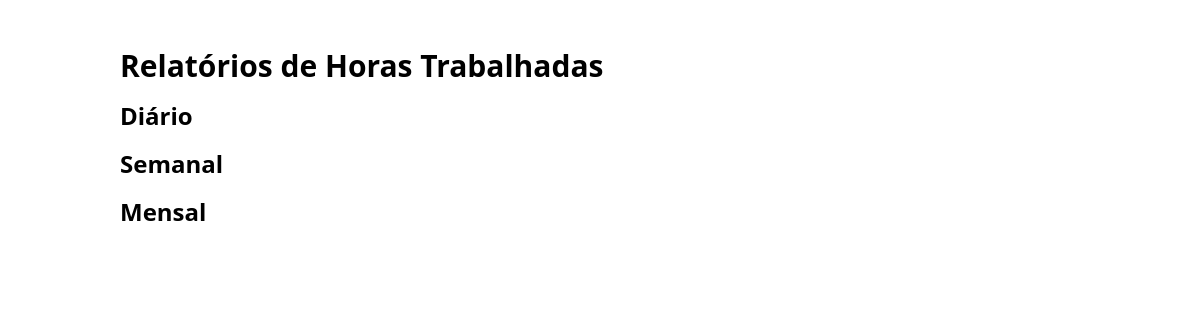
/attendance/report/ (signed in), run on an earlier commit of the app's database.
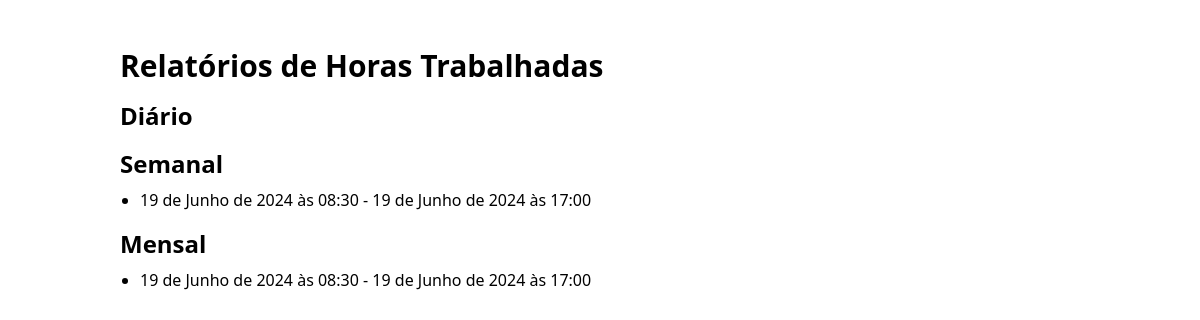
And on a later commit of the database.
### attendance/models.py (models this page shows, shortened)
class Punch(models.Model):
    user = models.ForeignKey(User, on_delete=models.CASCADE)
    punch_in_time = models.DateTimeField()
    punch_out_time = models.DateTimeField(null=True, blank=True)

### attendance/views.py (the view)
# urls.py: path('report/', views.report, name='report'),
@login_required
def report(request):
    punches = Punch.objects.filter(user=request.user)
    context = {
        'daily_report': punches.filter(punch_in_time__date=datetime.now().date()),
        'weekly_report': punches.filter(punch_in_time__week=datetime.now().isocalendar()[1]),
        'monthly_report': punches.filter(punch_in_time__month=datetime.now().month)
    }
    return render(request, 'attendance/report.html', context)

### attendance/templates/attendance/report.html (shortened to what this page needs)
{% extends "base_generic.html" %}
{% block content %}
    <div class="container mx-auto p-4">
        <h1 class="text-3xl font-bold mb-4">Relatórios de Horas Trabalhadas</h1>
        <h2 class="text-2xl font-semibold mt-4 mb-2">Diário</h2>
        <h2 class="text-2xl font-semibold mt-4 mb-2">Semanal</h2>
        <ul class="list-disc pl-5 mb-4">
            {% for punch in weekly_report %}
                <li class="mb-1">{{ punch.punch_in_time }} - {{ punch.punch_out_time }}</li>
            {% endfor %}
        </ul>
        <h2 class="text-2xl font-semibold mt-4 mb-2">Mensal</h2>
        <ul class="list-disc pl-5 mb-4">
            {% for punch in monthly_report %}
                <li class="mb-1">{{ punch.punch_in_time }} - {{ punch.punch_out_time }}</li>
            {% endfor %}
        </ul>
    </div>
{% endblock content %}

What changed in the data, as far as the page shows it:
added Punch: punch_in_time "19 de Junho de 2024 às 08:30", punch_out_time "19 de Junho de 2024 às 17:00"
